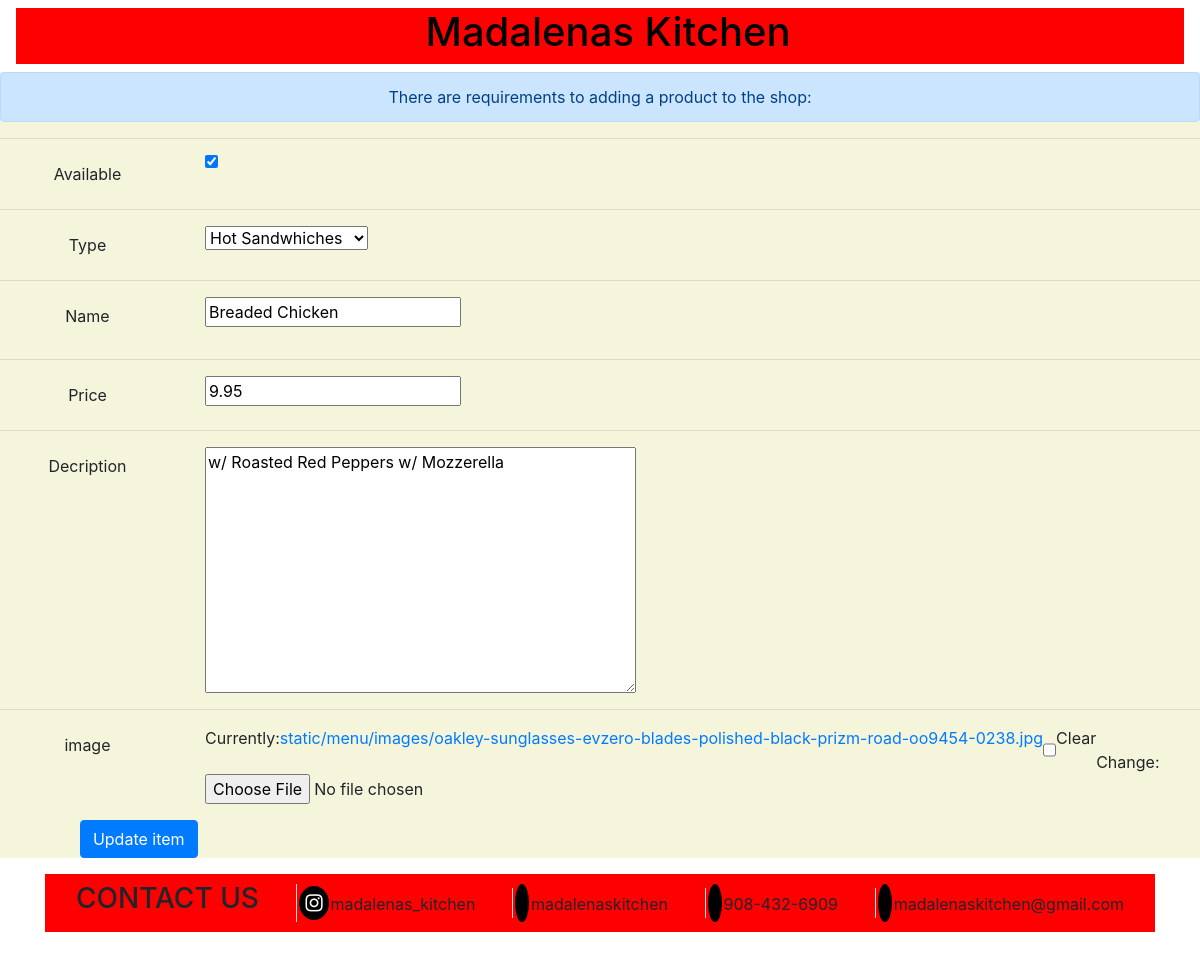
/update/c2a2ffd3-8578-4e32-a3f2-b129d0367a93 (signed in), run on the app's committed database.
### menu/models.py (models this page shows, shortened)
class MenuItem(models.Model):
    menuTimes = (
        ('Hot Sandwhiches', 'Hot Sandwhiches'),
        ('Cold Sandwhiches', 'Cold Sandwhiches'),
        ('Entress', 'Entress'),
    )
    id = models.UUIDField(primary_key=True, default=uuid.uuid4, editable=False)
    available = models.BooleanField(default=False)
    type = models.CharField(max_length=100, db_index=True, choices=menuTimes, default=None)
    name = models.CharField(max_length=200, db_index=True)
    price = models.DecimalField(max_digits=10, decimal_places=2)
    description = models.TextField(blank=True)
    image = models.ImageField(upload_to='static\menu\images', blank=True, null=True)
    class Meta:
        ordering = ['name']

### menu/views.py (the view, shortened to what this page needs)
# urls.py: path('update/<str:pk>', views.editMenu, name='update'),
@login_required(login_url='login')
def editMenu(request, pk):
    try:
        item = MenuItem.objects.get(id=pk)
        iform = MenuItemForm(instance=item)
    except:
        item = FoodsofTheWeek.objects.get(id=pk)
        iform = FoodsOfTheWeekForm(instance=item)
        if request.method == "POST":
            iform = FoodsOfTheWeekForm(request.POST, request.FILES, instance=item)
            if iform.is_valid():
                iform.save()
                return redirect('/menu-controls/')
            else:
                print('in here')
        print("done")
    return render(request, 'menupages/item-update.html', {'item': iform})

### menu/forms.py
class MenuItemForm(ModelForm):
    class Meta:
        model = MenuItem
        fields = ['available', 'type', 'name', 'price', 'description', 'image']

### menu/templates/menupages/item-update.html (shortened to what this page needs)
{% extends 'menupages/navbar.html' %}
{% load static %}
{%  block content %}
<head>
</head>
<body style="text-align: center;">
    <form action="" method="post" style="background: beige;" enctype='multipart/form-data'>{% csrf_token %}
                <div class="alert alert-primary" role="alert">
                  There are requirements to adding a product to the shop:
                </div>
    <hr style="">
    <div class="form-group row">
        <label class="col-sm-2 col-form-label">Available</label>
        <div class="col-sm-10">
            <div class="input-group">
                {{item.available}}
            </div>
        </div>
    </div>
    <hr>
    <div class="form-group row">
        <label class="col-sm-2 col-form-label">Type</label>
        <div class="col-sm-10">
            <div class="input-group">
                {{item.type}}
            </div>
        </div>
    </div>
    <hr>
    <div class="form-group row">
        <label class="col-sm-2 col-form-label">Name</label>
        <div class="col-sm-2">
            <div class="form-group">
                {{item.name}}
            </div>
        </div>
    </div>
    <hr>
    <div class="form-group row">
        <label class="col-sm-2 col-form-label">Price</label>
        <div class="col-sm-10">
            <div class="input-group">
                {{item.price}}
            </div>
        </div>
    </div>
    <hr>
    <div class="form-group row">
        <label class="col-sm-2 col-form-label">Decription</label>
        <div class="col-sm-10">
            <div class="input-group">
                {{item.description}}
            </div>
        </div>
    </div>
    <hr>
    <div class="form-group row">
        <label class="col-sm-2 col-form-label">image</label>
        <div class="col-sm-10">
            <div class="input-group">
                {{item.image}}
            </div>
        </div>
    </div>
    <div class="form-group row">
        <div class="col-sm-3">
            <button class="btn btn-primary" type="submit">Update item</button>
        </div>
    </div>
</form>
</body>
{% endblock %}

### data on the page
MenuItem: available "☑", type "Hot Sandwhiches", name "Breaded Chicken", price "9.95", description "w/ Roasted Red Peppers w/ Mozzerella"
